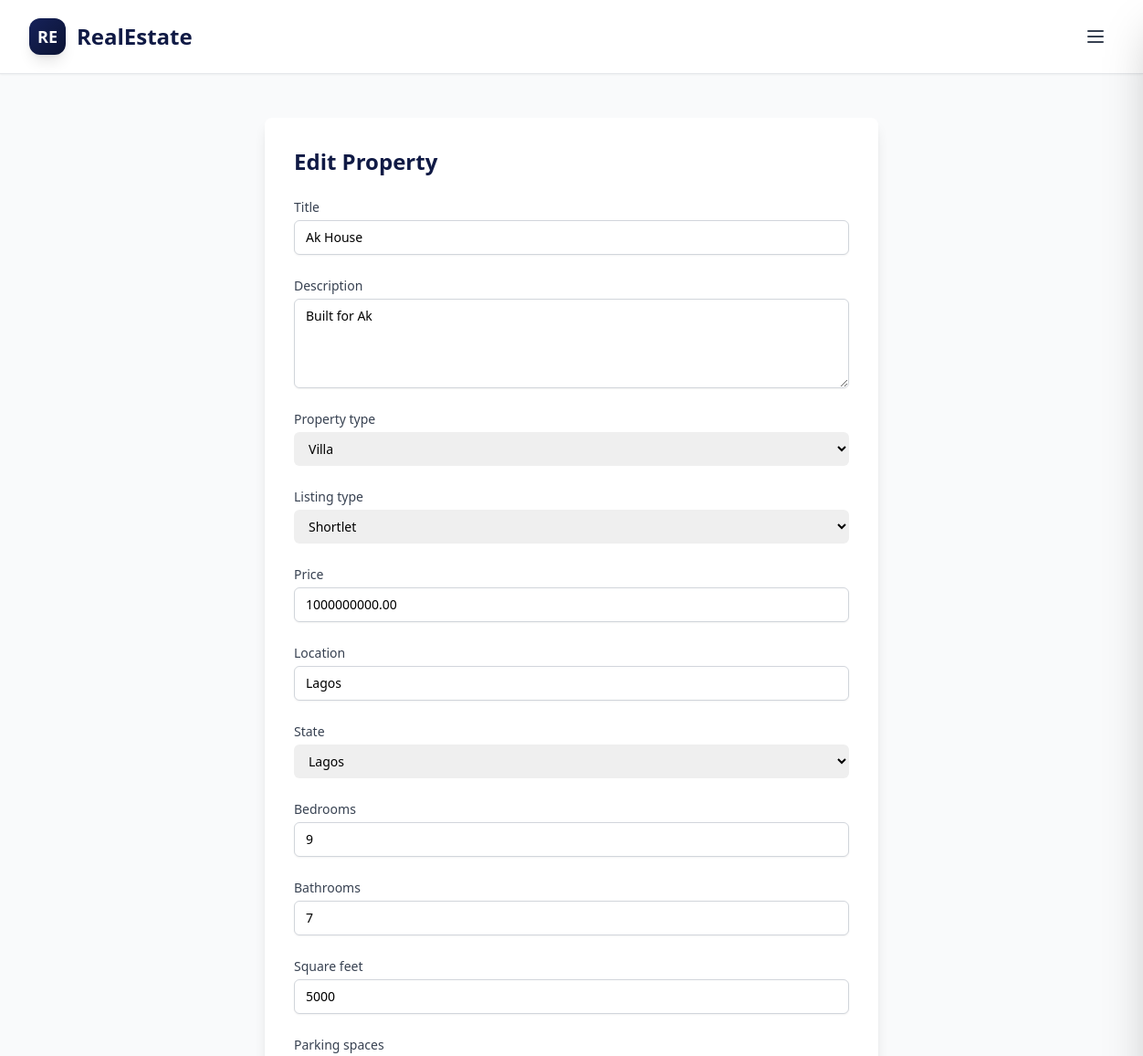
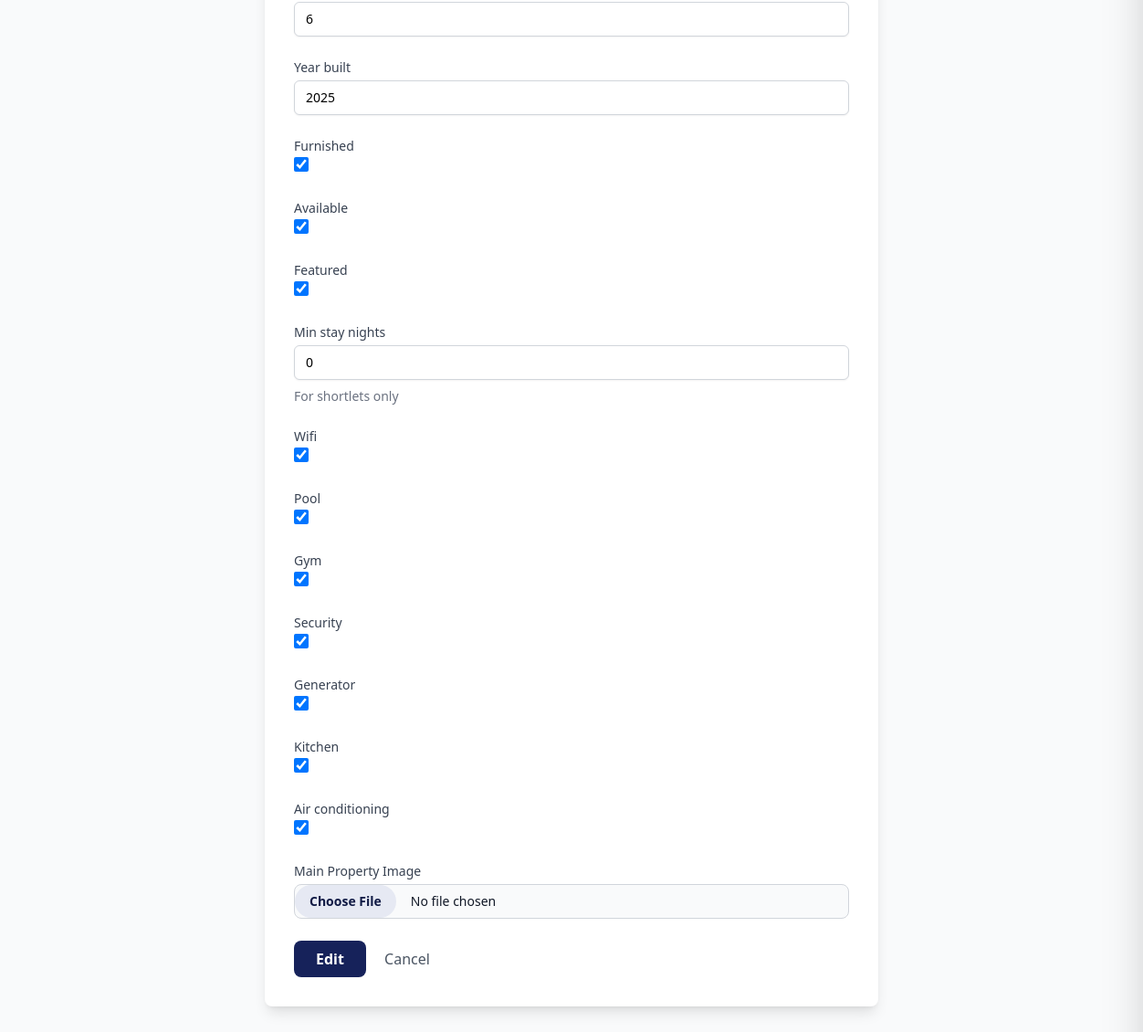
The page /property/9/edit/ (signed in) on the database its author committed (2 pictures, top to bottom).
### properties/models.py (models this page shows, shortened)
class Property(models.Model):
    PROPERTY_TYPES = [
        ('apartment', 'Apartment'),
        ('house', 'House'),
        ('villa', 'Villa'),
        ('duplex', 'Duplex'),
        ('terrace', 'Terrace'),
        ('penthouse', 'Penthouse'),
        ('studio', 'Studio'),
        ('commercial', 'Commercial'),
        ('land', 'Land'),
    ]
    LISTING_TYPES = [
        ('sale', 'For Sale'),
        ('rent', 'For Rent'),
        ('shortlet', 'Shortlet'),
    ]
    STATES = [
        ('lagos', 'Lagos'),
        ('abuja', 'Abuja'),
        ('kano', 'Kano'),
        ('port-harcourt', 'Port Harcourt'),
        ('ibadan', 'Ibadan'),
        ('kaduna', 'Kaduna'),
    ]
    title = models.CharField(max_length=200)
    description = models.TextField()
    property_type = models.CharField(max_length=20, choices=PROPERTY_TYPES)
    listing_type = models.CharField(max_length=10, choices=LISTING_TYPES)
    price = models.DecimalField(max_digits=12, decimal_places=2)
    location = models.CharField(max_length=200)
    state = models.CharField(max_length=20, choices=STATES)
    bedrooms = models.PositiveIntegerField()
    bathrooms = models.PositiveIntegerField()
    square_feet = models.PositiveIntegerField()
    parking_spaces = models.PositiveIntegerField(default=0)
    year_built = models.PositiveIntegerField(null=True, blank=True)
    furnished = models.BooleanField(default=False)
    featured = models.BooleanField(default=False)
    available = models.BooleanField(default=True)
    min_stay_nights = models.PositiveIntegerField(null=True, blank=True, help_text="For shortlets only")
    wifi = models.BooleanField(default=False)
    pool = models.BooleanField(default=False)
    gym = models.BooleanField(default=False)
    security = models.BooleanField(default=False)
    generator = models.BooleanField(default=False)
    kitchen = models.BooleanField(default=False)
    air_conditioning = models.BooleanField(default=False)
    agent = models.ForeignKey('agents.Agent', on_delete=models.CASCADE, related_name='properties')
    created_at = models.DateTimeField(auto_now_add=True)
    updated_at = models.DateTimeField(auto_now=True)
    class Meta:
        verbose_name_plural = "Properties"
        ordering = ['-featured', '-created_at']

### properties/agent_views.py (the view)
# urls.py: path('property/<int:pk>/edit/', agent_views.property_edit, name='property_edit'),
@login_required
def property_edit(request, pk):
    property = get_object_or_404(Property, pk=pk)
    try:
        agent = Agent.objects.get(user=request.user)
    except Agent.DoesNotExist:
        return HttpResponseForbidden("You must be an agent to edit a property.")
    if property.agent != agent:
        return HttpResponseForbidden("You do not have permission to edit this property.")
    if request.method == 'POST':
        form = PropertyForm(request.POST, request.FILES, instance=property)
        if form.is_valid():
            property = form.save()
            main_image = form.cleaned_data.get('main_image')
            if main_image:
                from .models import PropertyImage
                PropertyImage.objects.filter(property=property, is_main=True).delete()
                PropertyImage.objects.create(property=property, image=main_image, is_main=True)
            return redirect('property_detail', pk=property.pk)
    else:
        form = PropertyForm(instance=property)
    return render(request, 'properties/property_form.html', {'form': form, 'action': 'Edit'})

### templates/properties/property_form.html (shortened to what this page needs)
{% extends 'base.html' %}
{% block content %}
<div class="max-w-2xl mx-auto mt-12 bg-white rounded-lg shadow-lg p-8">
    <h2 class="text-2xl font-bold text-zaffre-700 mb-6">{{ action }} Property</h2>
    <form method="post" enctype="multipart/form-data" class="space-y-6">
        {% for field in form %}
            <div class="form-group">
                <label for="{{ field.id_for_label }}" class="block text-sm font-medium text-gray-700">{{ field.label }}</label>
                {{ field }}
                {% if field.help_text %}
                    <p class="mt-2 text-sm text-gray-500">{{ field.help_text }}</p>
                {% endif %}
            </div>
        {% endfor %}
        <button type="submit" class="px-6 py-2 bg-zaffre-600 text-white rounded-lg font-semibold hover:bg-zaffre-700 transition duration-300 ease-in-out transform hover:-translate-y-0.5 hover:shadow-md">
            {{ action }}
        </button>
        <a href="{% url 'agent_dashboard' %}" class="ml-4 text-gray-600 hover:text-zaffre-700 hover:underline transition duration-200">
            Cancel
        </a>
    </form>
</div>
{% endblock %}

### rows shown on the page
Property: form "Ak House" "Built for Ak" "Villa" "Shortlet" "1000000000.00" "Lagos" "Lagos" "9" "7" "5000" "6" "2025" "☑" "☑" "☑" "0" "☑" "☑" "☑" "☑" "☑" "☑" "☑"

### other values the page prints
{{ action }} "Edit"
{{ field.label }} "Title" "Description" "Property type" "Listing type" "Price" "Location" "State" "Bedrooms" "Bathrooms" "Square feet" "Parking spaces" "Year built" "Furnished" "Available" "Featured" "Min stay nights" "Wifi" "Pool" "Gym" "Security" "Generator" "Kitchen" "Air conditioning" "Main Property Image"
{{ field.help_text }} "For shortlets only"
